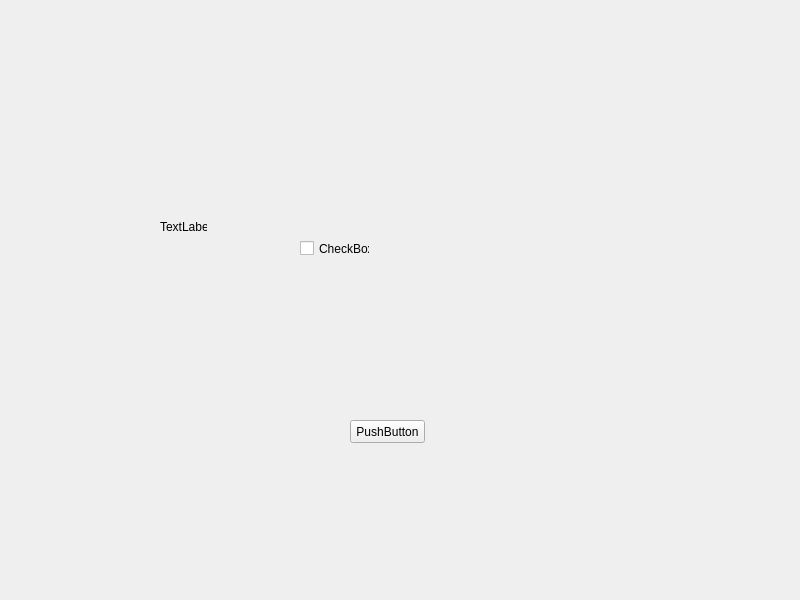
<?xml version="1.0" encoding="UTF-8"?>
<ui version="4.0">
 <class>MainWindow</class>
 <widget class="QMainWindow" name="MainWindow">
  <property name="geometry">
   <rect>
    <x>0</x>
    <y>0</y>
    <width>800</width>
    <height>600</height>
   </rect>
  </property>
  <property name="contextMenuPolicy">
   <enum>Qt::NoContextMenu</enum>
  </property>
  <property name="windowTitle">
   <string>MainWindow</string>
  </property>
  <property name="tabShape">
   <enum>QTabWidget::Rounded</enum>
  </property>
  <property name="unifiedTitleAndToolBarOnMac">
   <bool>false</bool>
  </property>
  <widget class="QWidget" name="centralwidget">
   <widget class="QLabel" name="label">
    <property name="geometry">
     <rect>
      <x>160</x>
      <y>220</y>
      <width>47</width>
      <height>13</height>
     </rect>
    </property>
    <property name="text">
     <string>TextLabel</string>
    </property>
   </widget>
   <widget class="QCheckBox" name="checkBox">
    <property name="geometry">
     <rect>
      <x>300</x>
      <y>240</y>
      <width>70</width>
      <height>17</height>
     </rect>
    </property>
    <property name="text">
     <string>CheckBox</string>
    </property>
   </widget>
   <widget class="QPushButton" name="pushButton">
    <property name="geometry">
     <rect>
      <x>350</x>
      <y>420</y>
      <width>75</width>
      <height>23</height>
     </rect>
    </property>
    <property name="text">
     <string>PushButton</string>
    </property>
   </widget>
  </widget>
 </widget>
 <resources/>
 <connections/>
</ui>
